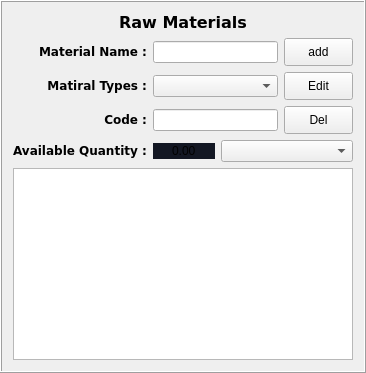
            <widget class="QFrame" name="frame_2">
             <property name="styleSheet">
              <string notr="true">#frame_2{

	background-color: rgb(19, 23, 35);
border-radius: 10px;
}</string>
             </property>
             <property name="frameShape">
              <enum>QFrame::Box</enum>
             </property>
             <property name="frameShadow">
              <enum>QFrame::Raised</enum>
             </property>
             <layout class="QGridLayout" name="gridLayout_9">
              <item row="1" column="0">
               <widget class="QLabel" name="label_5">
                <property name="font">
                 <font>
                  <family>Bitstream Vera Sans</family>
                  <weight>75</weight>
                  <bold>true</bold>
                 </font>
                </property>
                <property name="text">
                 <string>&lt;html&gt;&lt;head/&gt;&lt;body&gt;&lt;p align=&quot;right&quot;&gt;Material Name :&lt;/p&gt;&lt;/body&gt;&lt;/html&gt;</string>
                </property>
               </widget>
              </item>
              <item row="1" column="1" colspan="2">
               <widget class="QLineEdit" name="material_name">
                <property name="font">
                 <font>
                  <weight>75</weight>
                  <bold>true</bold>
                 </font>
                </property>
               </widget>
              </item>
              <item row="1" column="3">
               <widget class="QPushButton" name="add_rm">
                <property name="minimumSize">
                 <size>
                  <width>49</width>
                  <height>28</height>
                 </size>
                </property>
                <property name="maximumSize">
                 <size>
                  <width>69</width>
                  <height>28</height>
                 </size>
                </property>
                <property name="font">
                 <font>
                  <weight>50</weight>
                  <bold>false</bold>
                 </font>
                </property>
                <property name="text">
                 <string>add</string>
                </property>
                <property name="icon">
                 <iconset>
                  <normaloff>icons/add.png</normaloff>icons/add.png</iconset>
                </property>
               </widget>
              </item>
              <item row="2" column="0">
               <widget class="QLabel" name="label_17">
                <property name="font">
                 <font>
                  <family>Bitstream Vera Sans</family>
                  <weight>75</weight>
                  <bold>true</bold>
                 </font>
                </property>
                <property name="text">
                 <string>&lt;html&gt;&lt;head/&gt;&lt;body&gt;&lt;p align=&quot;right&quot;&gt;&lt;span style=&quot; font-weight:600;&quot;&gt;Matiral Types :&lt;/span&gt;&lt;/p&gt;&lt;/body&gt;&lt;/html&gt;</string>
                </property>
               </widget>
              </item>
              <item row="2" column="1" colspan="2">
               <widget class="QComboBox" name="r_matiral_type"/>
              </item>
              <item row="2" column="3">
               <widget class="QPushButton" name="edit_rm">
                <property name="minimumSize">
                 <size>
                  <width>49</width>
                  <height>28</height>
                 </size>
                </property>
                <property name="maximumSize">
                 <size>
                  <width>69</width>
                  <height>28</height>
                 </size>
                </property>
                <property name="font">
                 <font>
                  <weight>50</weight>
                  <bold>false</bold>
                 </font>
                </property>
                <property name="text">
                 <string>Edit</string>
                </property>
                <property name="icon">
                 <iconset>
                  <normaloff>icons/edit.png</normaloff>icons/edit.png</iconset>
                </property>
               </widget>
              </item>
              <item row="3" column="0">
               <widget class="QLabel" name="label_4">
                <property name="font">
                 <font>
                  <family>Bitstream Vera Sans</family>
                  <weight>75</weight>
                  <bold>true</bold>
                 </font>
                </property>
                <property name="text">
                 <string>&lt;html&gt;&lt;head/&gt;&lt;body&gt;&lt;p align=&quot;right&quot;&gt;Code :&lt;/p&gt;&lt;/body&gt;&lt;/html&gt;</string>
                </property>
               </widget>
              </item>
              <item row="3" column="1" colspan="2">
               <widget class="QLineEdit" name="material_code">
                <property name="font">
                 <font>
                  <weight>75</weight>
                  <bold>true</bold>
                 </font>
                </property>
               </widget>
              </item>
              <item row="3" column="3">
               <widget class="QPushButton" name="delete_rm">
                <property name="minimumSize">
                 <size>
                  <width>69</width>
                  <height>28</height>
                 </size>
                </property>
                <property name="maximumSize">
                 <size>
                  <width>69</width>
                  <height>28</height>
                 </size>
                </property>
                <property name="font">
                 <font>
                  <weight>50</weight>
                  <bold>false</bold>
                 </font>
                </property>
                <property name="styleSheet">
                 <string notr="true">border-color:rgb(161, 0, 0);
border-width:2px; </string>
                </property>
                <property name="text">
                 <string>Del</string>
                </property>
                <property name="icon">
                 <iconset>
                  <normaloff>icons/delete.png</normaloff>icons/delete.png</iconset>
                </property>
               </widget>
              </item>
              <item row="4" column="0">
               <widget class="QLabel" name="label_19">
                <property name="font">
                 <font>
                  <family>Bitstream Vera Sans</family>
                  <weight>75</weight>
                  <bold>true</bold>
                 </font>
                </property>
                <property name="text">
                 <string>&lt;html&gt;&lt;head/&gt;&lt;body&gt;&lt;p align=&quot;center&quot;&gt;&lt;span style=&quot; font-weight:600;&quot;&gt;Available Quantity :&lt;/span&gt;&lt;/p&gt;&lt;/body&gt;&lt;/html&gt;</string>
                </property>
               </widget>
              </item>
              <item row="4" column="1" alignment="Qt::AlignHCenter">
               <widget class="QDoubleSpinBox" name="rm_quantity">
                <property name="styleSheet">
                 <string notr="true">border:0px;
background-color: rgb(19, 23, 35);</string>
                </property>
                <property name="alignment">
                 <set>Qt::AlignCenter</set>
                </property>
                <property name="buttonSymbols">
                 <enum>QAbstractSpinBox::NoButtons</enum>
                </property>
                <property name="maximum">
                 <double>10000000000000000000.000000000000000</double>
                </property>
               </widget>
              </item>
              <item row="4" column="2" colspan="2">
               <widget class="QComboBox" name="rm_units_combo"/>
              </item>
              <item row="5" column="0" colspan="4">
               <widget class="QListWidget" name="rm_list">
                <property name="font">
                 <font>
                  <weight>75</weight>
                  <bold>true</bold>
                 </font>
                </property>
                <property name="spacing">
                 <number>2</number>
                </property>
                <property name="sortingEnabled">
                 <bool>true</bool>
                </property>
               </widget>
              </item>
              <item row="0" column="0" colspan="4">
               <widget class="QLabel" name="label_18">
                <property name="maximumSize">
                 <size>
                  <width>16777215</width>
                  <height>20</height>
                 </size>
                </property>
                <property name="font">
                 <font>
                  <family>Bitstream Vera Sans</family>
                  <pointsize>12</pointsize>
                  <weight>75</weight>
                  <italic>false</italic>
                  <bold>true</bold>
                 </font>
                </property>
                <property name="text">
                 <string>&lt;html&gt;&lt;head/&gt;&lt;body&gt;&lt;p align=&quot;center&quot;&gt;Raw Materials&lt;/p&gt;&lt;/body&gt;&lt;/html&gt;</string>
                </property>
               </widget>
              </item>
             </layout>
            </widget>
